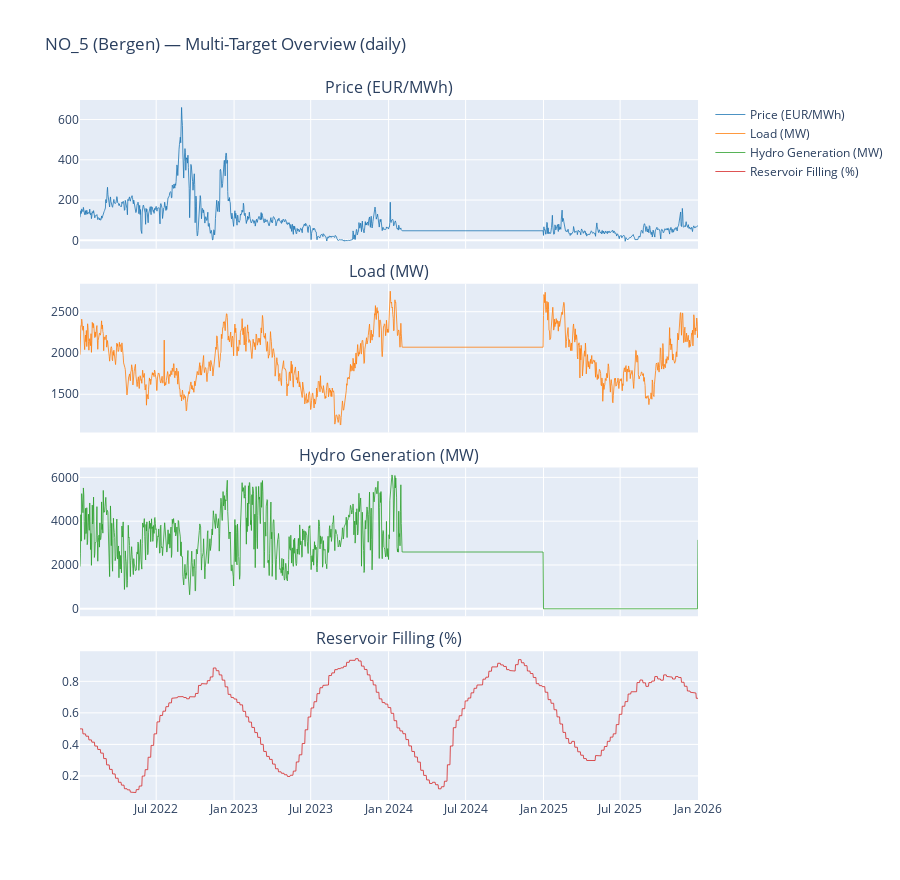

The notebook cell this image was saved under:
### Markdown cell above
## Exploratory Data Analysis

### Code cell
# Multi-panel time series overview
n_panels = len(available)
fig = make_subplots(
    rows=n_panels, cols=1,
    subplot_titles=[TARGETS[t] for t in available],
    shared_xaxes=True,
    vertical_spacing=0.05,
)
colors = ["#1f77b4", "#ff7f0e", "#2ca02c", "#d62728", "#9467bd"]

for i, col in enumerate(available):
    fig.add_trace(
        go.Scatter(
            x=targets_df.index, y=targets_df[col],
            name=TARGETS[col], line=dict(color=colors[i % len(colors)], width=0.8),
            showlegend=True,
        ),
        row=i + 1, col=1,
    )

fig.update_layout(
    height=220 * n_panels,
    title_text=f"{ZONE} ({ZONE_NAME}) — Multi-Target Overview (daily)",
    showlegend=True,
)
fig.show()

### Figure 1 — Plotly figure (JSON) as saved in the notebook; plotly's stock layout.template omitted (floating-point values rounded to 4 significant figures; data arrays with more than 128 entries replaced by an {"elided": "..."} marker saying what was removed)
{"data": [{"line": {"color": "#1f77b4", "width": 0.8}, "name": "Price (EUR/MWh)", "showlegend": true, "type": "scatter", "x": {"elided": "1461 str values"}, "xaxis": "x", "y": {"elided": "1461 float values"}, "yaxis": "y"}, {"line": {"color": "#ff7f0e", "width": 0.8}, "name": "Load (MW)", "showlegend": true, "type": "scatter", "x": {"elided": "1461 str values"}, "xaxis": "x2", "y": {"elided": "1461 float values"}, "yaxis": "y2"}, {"line": {"color": "#2ca02c", "width": 0.8}, "name": "Hydro Generation (MW)", "showlegend": true, "type": "scatter", "x": {"elided": "1461 str values"}, "xaxis": "x3", "y": {"elided": "1461 float values"}, "yaxis": "y3"}, {"line": {"color": "#d62728", "width": 0.8}, "name": "Reservoir Filling (%)", "showlegend": true, "type": "scatter", "x": {"elided": "1461 str values"}, "xaxis": "x4", "y": {"elided": "1461 float values"}, "yaxis": "y4"}], "layout": {"annotations": [{"font": {"size": 16}, "showarrow": false, "text": "Price (EUR/MWh)", "x": 0.5, "xanchor": "center", "xref": "paper", "y": 1, "yanchor": "bottom", "yref": "paper"}, {"font": {"size": 16}, "showarrow": false, "text": "Load (MW)", "x": 0.5, "xanchor": "center", "xref": "paper", "y": 0.7375, "yanchor": "bottom", "yref": "paper"}, {"font": {"size": 16}, "showarrow": false, "text": "Hydro Generation (MW)", "x": 0.5, "xanchor": "center", "xref": "paper", "y": 0.475, "yanchor": "bottom", "yref": "paper"}, {"font": {"size": 16}, "showarrow": false, "text": "Reservoir Filling (%)", "x": 0.5, "xanchor": "center", "xref": "paper", "y": 0.2125, "yanchor": "bottom", "yref": "paper"}], "height": 880, "showlegend": true, "title": {"text": "NO_5 (Bergen) — Multi-Target Overview (daily)"}, "xaxis": {"anchor": "y", "domain": [0, 1], "matches": "x4", "showticklabels": false}, "xaxis2": {"anchor": "y2", "domain": [0, 1], "matches": "x4", "showticklabels": false}, "xaxis3": {"anchor": "y3", "domain": [0, 1], "matches": "x4", "showticklabels": false}, "xaxis4": {"anchor": "y4", "domain": [0, 1]}, "yaxis": {"anchor": "x", "domain": [0.7875, 1]}, "yaxis2": {"anchor": "x2", "domain": [0.525, 0.7375]}, "yaxis3": {"anchor": "x3", "domain": [0.2625, 0.475]}, "yaxis4": {"anchor": "x4", "domain": [0, 0.2125]}}}
